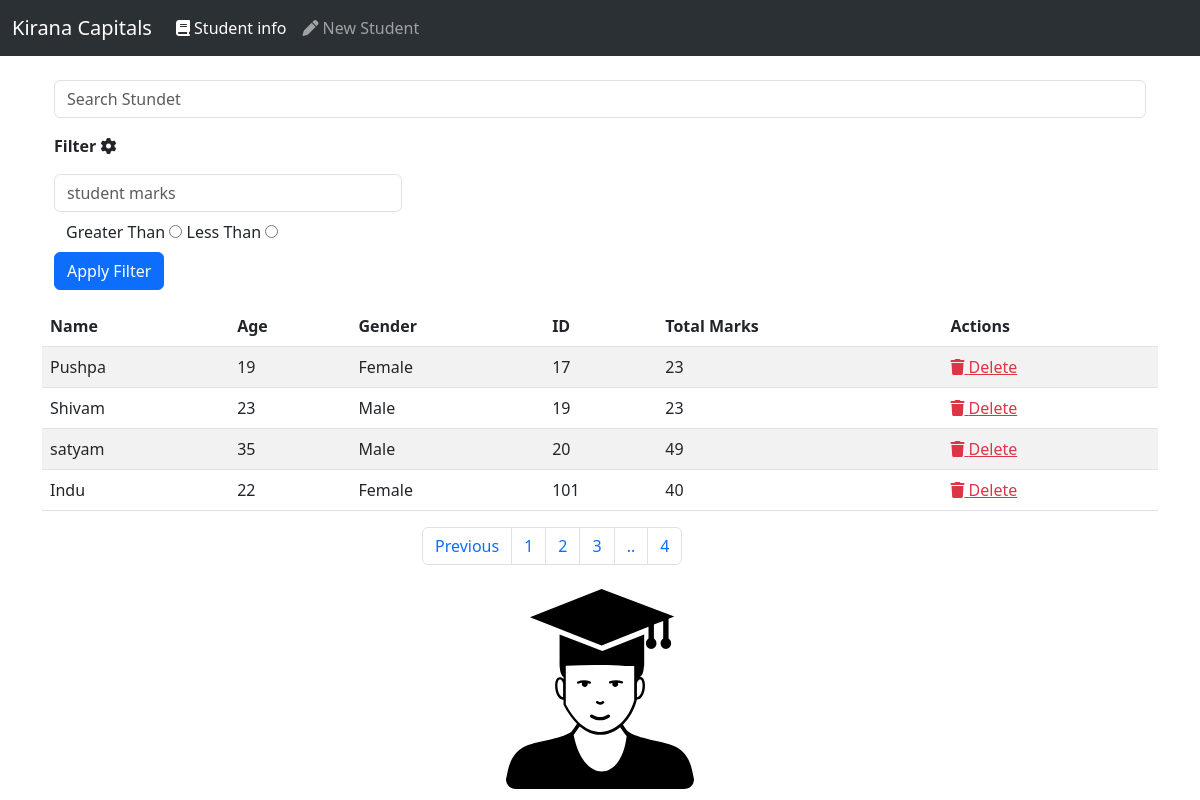
/student/service/stundetinfo/?page=4, run on the app's committed database.
### student/models.py (models this page shows)
class Student(models.Model):
    studentName = models.CharField(max_length=200,null=False)
    age = models.IntegerField(null=False)
    studentid = models.CharField( max_length=50 , null=False)
    gender =models.CharField(max_length=10,null=False)
    marks = models.IntegerField(null=False)

### student/views.py (the view)
# urls.py: path("stundetinfo/",sv.StundeDetails.as_view(),name="stundetinfo"),
class StundeDetails(ListView):
    model = Student
    template_name = 'student/studentinfo.html'
    context_object_name = 'students'
    ordering = ['id']
    paginate_by = 5
    def get_context_data(self, **kwargs):
        context = super().get_context_data(**kwargs)
        return context

### student/templates/student/studentinfo.html (shortened to what this page needs)
{% extends 'core/base.html' %}
{% load static %}
{% block content %}
{% include 'core/navbar.html' %}
<div class="container mt-4">
    {% if students %}
    <div class="container mt-2">
        <input type="text" class='form-control' onkeyup="myFunction()" placeholder="Search Stundet " id="myInput">
    </div>
    <div class="container mt-3">
        <p><b>Filter <i class="fas fa-cog"></i> </b></p>
<form action="/student/service/applyfilter" method='get'>
        <div class="row">
            <div class="col-sm-4">
                <input type="text" name="mark" id="" class="form-control" placeholder="student marks">
               <div class="container mt-2">
                <label for="marksg">Greater Than</label>
                <input type="radio" name="marks" id="marksg" value='g'>
                <label for="marksl">Less Than</label>
                <input type="radio" name="marks" id="marksl" value='l'>
               </div>
            </div>
        </div>
        <input type="submit" value="Apply Filter" class="btn btn-primary mt-2">
    </form>
    </div>
    <table class="table table-striped mt-3" id="myTable">
            <thead>
                <tr>
                    <th>Name</th>
                    <th>Age</th>
                    <th>Gender</th>
                    <th>ID</th>
                    <th>Total Marks</th>
                    <th>Actions</th>
                </tr>
            </thead>
            <tbody>
        {% for i in students %}
        <tr>
    <td> {{i.studentName}}</td>
    <td> {{i.age}}</td>
    <td> {{i.gender}}</td>
    <td> {{i.studentid}}</td>
    <td> {{i.marks}}</td>
    <td>  <a href="/student/service/delete/student/{{i.studentid}}" class="text-danger"><i class="fa-solid fa-trash"></i>  Delete</a></td>
        </tr>
        {% endfor %}
            </tbody>
    </table>
    {% if is_paginated %}
    <div class="row">
        <div class="col-sm-4"></div>
        <div class="col-sm-8">
            <nav aria-label="Page navigation example">
                <ul class="pagination">
                    {% if page_obj.has_previous %}
                  <li class="page-item"><a class="page-link" href="?page={{page_obj.previous_page_number}}">Previous</a></li>
                  {% endif %}
                  <li class="page-item"><a class="page-link" href="?page=1">1</a></li>
                  <li class="page-item"><a class="page-link" href="?page=2">2</a></li>
                  <li class="page-item"><a class="page-link" href="?page=3">3</a></li>
                  <li class="page-item"><a class="page-link" href="#">..</a></li>
                  <li class="page-item"><a class="page-link" href="?page={{page_obj.paginator.num_pages}}">{{page_obj.paginator.num_pages}}</a></li>
                  {% endif %}
    {% else %}
    <h3 class="text-center mt-4">No Student..</h3>
    {% endif %}
</div>
<div class="container mt-2 text-center">
    <img src="{% static 'student/img/icon.svg' %}" alt="" width="100%" height="200" class='ing-fluid text-center'>
</div>
{% endblock content %}

### data on the page
Student: studentName "Pushpa", age "19", gender "Female", studentid "17", marks "23"
Student: studentName "Shivam", age "23", gender "Male", studentid "19", marks "23"
Student: studentName "satyam", age "35", gender "Male", studentid "20", marks "49"
Student: studentName "Indu", age "22", gender "Female", studentid "101", marks "40"

### other printed values
{{ page_obj.paginator.num_pages }} "4"
